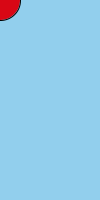
Frame 1 (no input)
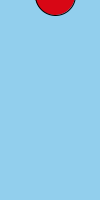
Frame 60 (the mouse pressed at the canvas centre just before this capture)
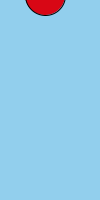
Frame 120 (the mouse held since frame 60 and released just before this capture)

The Processing sketch that drew these frames (run headless with seeded random() and noise(); from frame 60 on, the mouse is pressed at the canvas centre):

// Processing sketch: sketch_with_boolean_issue
// ── sketch_with_boolean_issue.pde
int x, y; 
int ballSize = 40; 
int xSpeed = 5, ySpeed = 5; 
boolean movingUp = false, movingLeft = false; 

void setup() {
  size(100, 200);
}

void draw() {
  background(#92CFED);
  fill(216, 7, 21); 
  ellipse(x, y, ballSize, ballSize); 

  if (y + ballSize/2 >height) {
    ySpeed = ySpeed * -1;
    y = height - ballSize/2;
  } else if (y - ballSize/2 <= 0) {
    ySpeed = ySpeed * -1;
  }

  if (x + ballSize/2 >=width) {
    movingLeft = true;
  } else if (x - ballSize/2 <= 0) {
    movingLeft = false;
  }

  y = y + ySpeed;

  if (movingLeft) {
    x = x - xSpeed;
  } else {
    x = x + xSpeed;
  }
}
